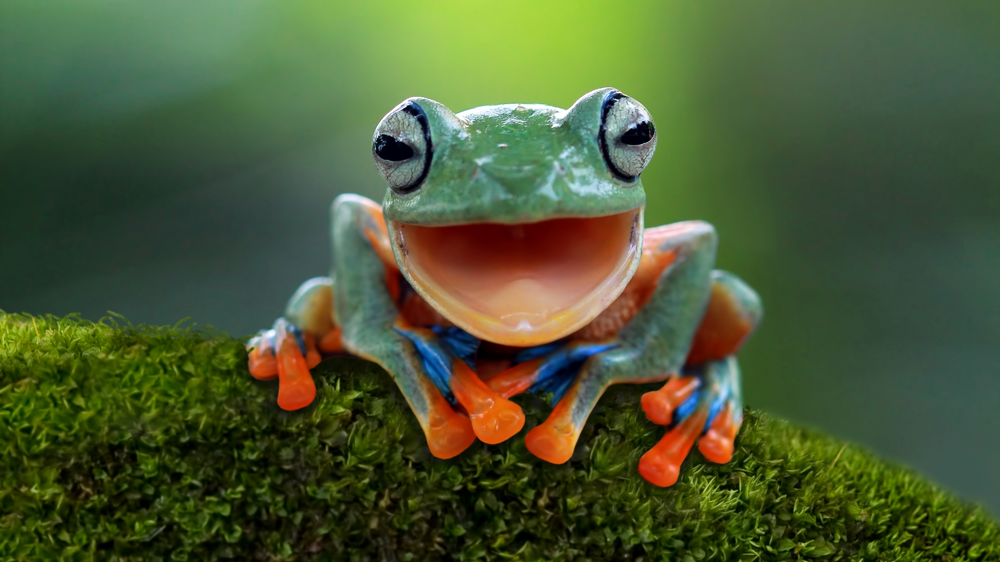
#> input picture assets/sapo.png, 1000 x 562 px, shrunk from 1920 x 1080 before the run, found by its file name
$ python index.py
#> lines starting #> are read from the running program, lines starting #| are printed output that depends on the picture
from PIL import Image,ImageMorph,ImageChops,ImageOps
import numpy as np


image = Image.open("./sapo.png")
#> image is the input picture: PIL image 1000x562 RGB; mean R, G, B 74.9, 89, 52.2
image2 = Image.open("./cachorro.png")
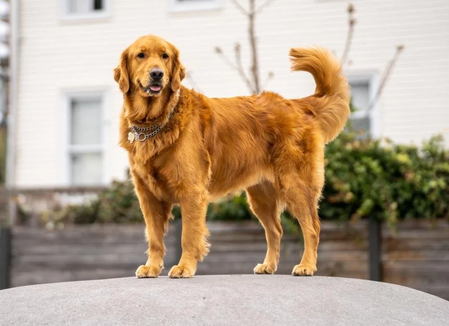
#> input picture assets/cachorro.png, 449 x 326 px, shrunk from 863 x 625 before the run, found by its file name
#> image2 is the input picture: PIL image 449x326 RGB; mean R, G, B 182.3, 163.4, 142.4
image3 = Image.open("./blue_pen.png")
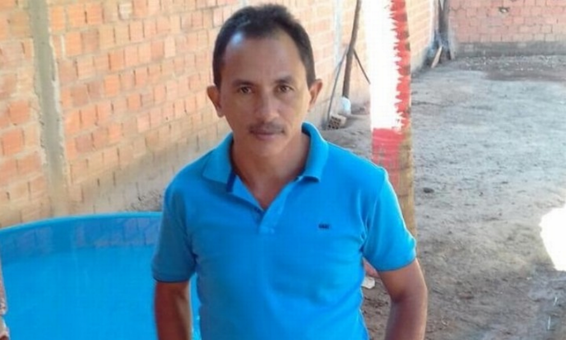
#> input picture assets/blue_pen.png, 566 x 340 px, shrunk from 1086 x 652 before the run, found by its file name
#> image3 is the input picture: PIL image 566x340 RGB; mean R, G, B 131.8, 155.7, 169.4

out = ImageChops.invert(image)
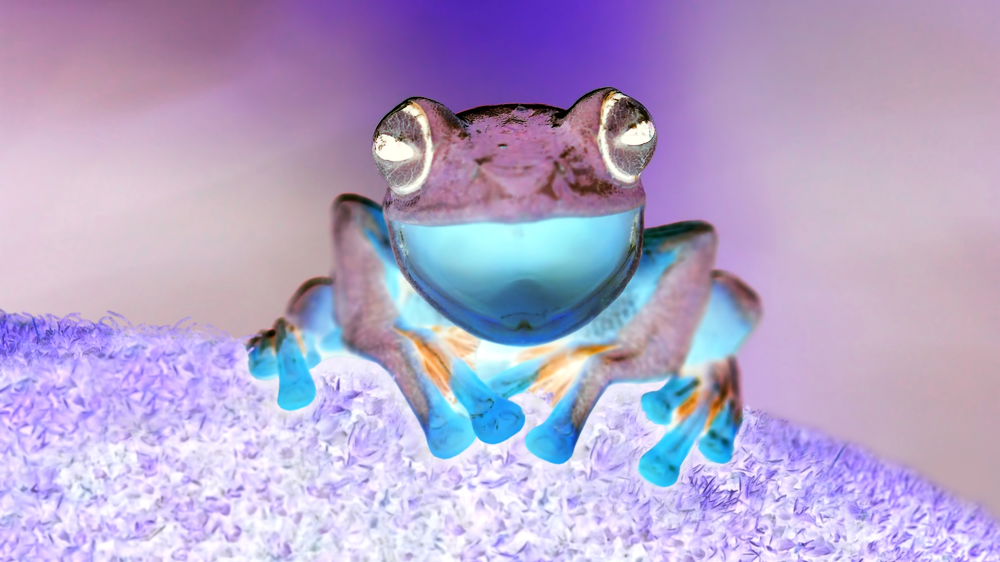
#> out: PIL image 1000x562 RGB; mean R, G, B 180.1, 166, 202.8
out = out.rotate(180)
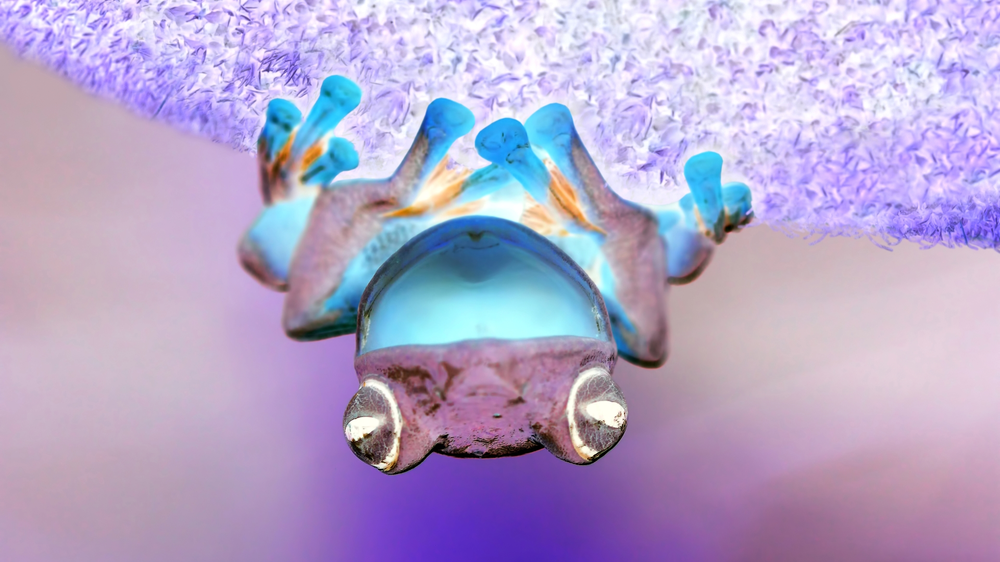
#> out: PIL image 1000x562 RGB; mean R, G, B 180.1, 166, 202.8
#> (the run stopped early here; a loop or call above may not have finished)
